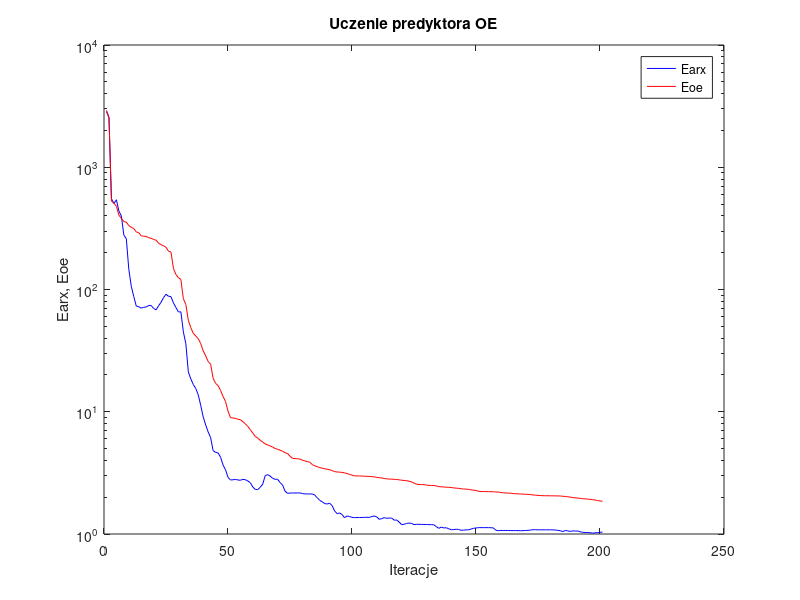
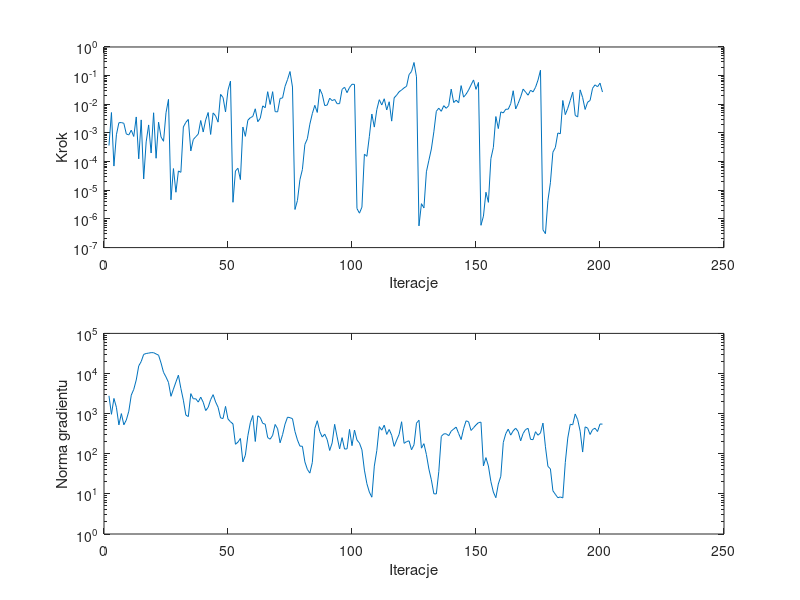

The MATLAB source for these figures, in order:
%uczenie predyktora oe
clear all;
n=0; farx(n+1)=2.857475e+003; foe(n+1)=2.915204e+003; wspucz(n+1)=0.000000e+000; ng(n+1)=0.000000e+000;
%odnowa zmiennej metryki
n=1; farx(n+1)=2.541268e+003; foe(n+1)=2.576776e+003; krok(n+1)=3.643472e-004; ng(n+1)=2.787105e+003;
n=2; farx(n+1)=5.530581e+002; foe(n+1)=5.288761e+002; krok(n+1)=5.162776e-003; ng(n+1)=9.622406e+002;
n=3; farx(n+1)=5.055431e+002; foe(n+1)=5.082371e+002; krok(n+1)=6.990770e-005; ng(n+1)=2.392884e+003;
n=4; farx(n+1)=5.422050e+002; foe(n+1)=4.794621e+002; krok(n+1)=8.650734e-004; ng(n+1)=1.440401e+003;
n=5; farx(n+1)=4.389333e+002; foe(n+1)=4.062266e+002; krok(n+1)=2.274128e-003; ng(n+1)=5.241002e+002;
n=6; farx(n+1)=3.986907e+002; foe(n+1)=3.819633e+002; krok(n+1)=2.307756e-003; ng(n+1)=1.002074e+003;
n=7; farx(n+1)=2.787104e+002; foe(n+1)=3.588707e+002; krok(n+1)=2.168486e-003; ng(n+1)=5.267788e+002;
n=8; farx(n+1)=2.598463e+002; foe(n+1)=3.557051e+002; krok(n+1)=9.232346e-004; ng(n+1)=6.945812e+002;
n=9; farx(n+1)=1.464249e+002; foe(n+1)=3.330184e+002; krok(n+1)=8.523876e-004; ng(n+1)=1.149587e+003;
n=10; farx(n+1)=1.061593e+002; foe(n+1)=3.230069e+002; krok(n+1)=1.250908e-003; ng(n+1)=2.895614e+003;
n=11; farx(n+1)=8.754042e+001; foe(n+1)=3.150841e+002; krok(n+1)=7.543972e-004; ng(n+1)=4.027928e+003;
n=12; farx(n+1)=7.328151e+001; foe(n+1)=2.958845e+002; krok(n+1)=3.621201e-003; ng(n+1)=6.906319e+003;
n=13; farx(n+1)=7.228724e+001; foe(n+1)=2.918159e+002; krok(n+1)=1.250770e-004; ng(n+1)=1.543130e+004;
n=14; farx(n+1)=7.045057e+001; foe(n+1)=2.750049e+002; krok(n+1)=2.855545e-003; ng(n+1)=1.991391e+004;
n=15; farx(n+1)=7.148145e+001; foe(n+1)=2.727231e+002; krok(n+1)=2.480406e-005; ng(n+1)=2.998900e+004;
n=16; farx(n+1)=7.197822e+001; foe(n+1)=2.717531e+002; krok(n+1)=4.880790e-004; ng(n+1)=3.152965e+004;
n=17; farx(n+1)=7.403675e+001; foe(n+1)=2.651906e+002; krok(n+1)=1.906873e-003; ng(n+1)=3.228770e+004;
n=18; farx(n+1)=7.403226e+001; foe(n+1)=2.625607e+002; krok(n+1)=1.997320e-004; ng(n+1)=3.313371e+004;
n=19; farx(n+1)=7.005460e+001; foe(n+1)=2.567813e+002; krok(n+1)=5.062842e-003; ng(n+1)=3.303429e+004;
n=20; farx(n+1)=6.805825e+001; foe(n+1)=2.531010e+002; krok(n+1)=1.312842e-004; ng(n+1)=3.076598e+004;
n=21; farx(n+1)=7.356612e+001; foe(n+1)=2.393908e+002; krok(n+1)=2.376526e-003; ng(n+1)=2.863138e+004;
n=22; farx(n+1)=7.855917e+001; foe(n+1)=2.328720e+002; krok(n+1)=7.248866e-004; ng(n+1)=1.827940e+004;
n=23; farx(n+1)=8.579261e+001; foe(n+1)=2.275675e+002; krok(n+1)=5.126539e-004; ng(n+1)=1.070800e+004;
n=24; farx(n+1)=9.146071e+001; foe(n+1)=2.217135e+002; krok(n+1)=5.060913e-003; ng(n+1)=8.188544e+003;
n=25; farx(n+1)=8.803988e+001; foe(n+1)=2.056696e+002; krok(n+1)=1.486332e-002; ng(n+1)=6.003031e+003;
%odnowa zmiennej metryki
n=26; farx(n+1)=8.738522e+001; foe(n+1)=2.025426e+002; krok(n+1)=4.645154e-006; ng(n+1)=2.704243e+003;
n=27; farx(n+1)=7.767171e+001; foe(n+1)=1.488324e+002; krok(n+1)=5.720244e-005; ng(n+1)=4.087773e+003;
n=28; farx(n+1)=7.125893e+001; foe(n+1)=1.326044e+002; krok(n+1)=8.546025e-006; ng(n+1)=6.151833e+003;
n=29; farx(n+1)=6.551992e+001; foe(n+1)=1.249482e+002; krok(n+1)=4.720762e-005; ng(n+1)=9.098449e+003;
n=30; farx(n+1)=6.568857e+001; foe(n+1)=1.205819e+002; krok(n+1)=4.229784e-005; ng(n+1)=4.244445e+003;
n=31; farx(n+1)=4.501763e+001; foe(n+1)=8.404012e+001; krok(n+1)=1.621288e-003; ng(n+1)=2.165242e+003;
n=32; farx(n+1)=3.603554e+001; foe(n+1)=7.550016e+001; krok(n+1)=2.343845e-003; ng(n+1)=9.224696e+002;
n=33; farx(n+1)=2.119047e+001; foe(n+1)=5.593688e+001; krok(n+1)=2.962391e-003; ng(n+1)=8.441436e+002;
n=34; farx(n+1)=1.857614e+001; foe(n+1)=4.882952e+001; krok(n+1)=2.361987e-004; ng(n+1)=3.150460e+003;
n=35; farx(n+1)=1.671771e+001; foe(n+1)=4.375800e+001; krok(n+1)=5.885714e-004; ng(n+1)=2.343965e+003;
n=36; farx(n+1)=1.550920e+001; foe(n+1)=4.165729e+001; krok(n+1)=7.394410e-004; ng(n+1)=2.348734e+003;
n=37; farx(n+1)=1.376108e+001; foe(n+1)=3.961703e+001; krok(n+1)=9.152390e-004; ng(n+1)=1.939065e+003;
n=38; farx(n+1)=1.126711e+001; foe(n+1)=3.610549e+001; krok(n+1)=2.722891e-003; ng(n+1)=2.579165e+003;
n=39; farx(n+1)=9.064890e+000; foe(n+1)=3.143982e+001; krok(n+1)=1.080996e-003; ng(n+1)=1.923214e+003;
n=40; farx(n+1)=7.797133e+000; foe(n+1)=2.866805e+001; krok(n+1)=2.855545e-003; ng(n+1)=1.191542e+003;
n=41; farx(n+1)=6.838691e+000; foe(n+1)=2.574762e+001; krok(n+1)=5.173682e-003; ng(n+1)=1.433124e+003;
n=42; farx(n+1)=6.132998e+000; foe(n+1)=2.449740e+001; krok(n+1)=8.874855e-004; ng(n+1)=2.232363e+003;
n=43; farx(n+1)=4.803376e+000; foe(n+1)=1.880650e+001; krok(n+1)=5.000456e-003; ng(n+1)=2.971824e+003;
n=44; farx(n+1)=4.654598e+000; foe(n+1)=1.707284e+001; krok(n+1)=3.941672e-003; ng(n+1)=1.956027e+003;
n=45; farx(n+1)=4.605654e+000; foe(n+1)=1.634675e+001; krok(n+1)=2.383354e-003; ng(n+1)=1.437761e+003;
n=46; farx(n+1)=4.248374e+000; foe(n+1)=1.493917e+001; krok(n+1)=2.219272e-002; ng(n+1)=7.832462e+002;
n=47; farx(n+1)=3.673139e+000; foe(n+1)=1.333819e+001; krok(n+1)=1.725161e-002; ng(n+1)=7.553885e+002;
n=48; farx(n+1)=3.352253e+000; foe(n+1)=1.214203e+001; krok(n+1)=5.414124e-003; ng(n+1)=1.514768e+003;
n=49; farx(n+1)=2.910754e+000; foe(n+1)=1.010393e+001; krok(n+1)=3.139181e-002; ng(n+1)=7.333745e+002;
n=50; farx(n+1)=2.766169e+000; foe(n+1)=8.962124e+000; krok(n+1)=6.444366e-002; ng(n+1)=6.269397e+002;
%odnowa zmiennej metryki
n=51; farx(n+1)=2.777899e+000; foe(n+1)=8.894842e+000; krok(n+1)=3.813117e-006; ng(n+1)=5.552361e+002;
n=52; farx(n+1)=2.794819e+000; foe(n+1)=8.825030e+000; krok(n+1)=4.724951e-005; ng(n+1)=1.722258e+002;
n=53; farx(n+1)=2.767483e+000; foe(n+1)=8.683427e+000; krok(n+1)=5.872660e-005; ng(n+1)=1.950124e+002;
n=54; farx(n+1)=2.751328e+000; foe(n+1)=8.607305e+000; krok(n+1)=2.357491e-005; ng(n+1)=2.405769e+002;
n=55; farx(n+1)=2.800144e+000; foe(n+1)=8.288988e+000; krok(n+1)=1.612540e-003; ng(n+1)=6.274979e+001;
n=56; farx(n+1)=2.781993e+000; foe(n+1)=7.946485e+000; krok(n+1)=7.625735e-004; ng(n+1)=9.214217e+001;
n=57; farx(n+1)=2.713659e+000; foe(n+1)=7.578870e+000; krok(n+1)=2.778799e-003; ng(n+1)=2.804376e+002;
n=58; farx(n+1)=2.627608e+000; foe(n+1)=7.136013e+000; krok(n+1)=3.416397e-003; ng(n+1)=5.945193e+002;
n=59; farx(n+1)=2.424597e+000; foe(n+1)=6.690176e+000; krok(n+1)=3.765398e-003; ng(n+1)=8.977683e+002;
n=60; farx(n+1)=2.315098e+000; foe(n+1)=6.276977e+000; krok(n+1)=6.970444e-003; ng(n+1)=2.022772e+002;
n=61; farx(n+1)=2.307826e+000; foe(n+1)=6.090896e+000; krok(n+1)=2.464960e-003; ng(n+1)=8.811749e+002;
n=62; farx(n+1)=2.414769e+000; foe(n+1)=5.839502e+000; krok(n+1)=3.248447e-003; ng(n+1)=8.030297e+002;
n=63; farx(n+1)=2.556130e+000; foe(n+1)=5.649323e+000; krok(n+1)=8.806488e-003; ng(n+1)=5.731162e+002;
n=64; farx(n+1)=3.004634e+000; foe(n+1)=5.459734e+000; krok(n+1)=7.598245e-003; ng(n+1)=5.463808e+002;
n=65; farx(n+1)=3.058788e+000; foe(n+1)=5.343014e+000; krok(n+1)=2.753897e-002; ng(n+1)=2.527936e+002;
n=66; farx(n+1)=2.979436e+000; foe(n+1)=5.252763e+000; krok(n+1)=9.889238e-003; ng(n+1)=2.306532e+002;
n=67; farx(n+1)=2.854602e+000; foe(n+1)=5.144647e+000; krok(n+1)=2.757245e-002; ng(n+1)=2.880996e+002;
n=68; farx(n+1)=2.801303e+000; foe(n+1)=4.999197e+000; krok(n+1)=5.548179e-003; ng(n+1)=5.374177e+002;
n=69; farx(n+1)=2.803853e+000; foe(n+1)=4.942326e+000; krok(n+1)=5.433546e-003; ng(n+1)=4.211042e+002;
n=70; farx(n+1)=2.632331e+000; foe(n+1)=4.842620e+000; krok(n+1)=1.604627e-002; ng(n+1)=1.877849e+002;
n=71; farx(n+1)=2.517793e+000; foe(n+1)=4.757097e+000; krok(n+1)=1.660195e-002; ng(n+1)=2.986951e+002;
n=72; farx(n+1)=2.241092e+000; foe(n+1)=4.619473e+000; krok(n+1)=4.226396e-002; ng(n+1)=5.478475e+002;
n=73; farx(n+1)=2.151741e+000; foe(n+1)=4.553826e+000; krok(n+1)=7.317146e-002; ng(n+1)=8.175335e+002;
n=74; farx(n+1)=2.163231e+000; foe(n+1)=4.327314e+000; krok(n+1)=1.392689e-001; ng(n+1)=7.919174e+002;
n=75; farx(n+1)=2.164958e+000; foe(n+1)=4.161356e+000; krok(n+1)=4.002904e-002; ng(n+1)=7.498482e+002;
%odnowa zmiennej metryki
n=76; farx(n+1)=2.163399e+000; foe(n+1)=4.137782e+000; krok(n+1)=2.136506e-006; ng(n+1)=3.588544e+002;
n=77; farx(n+1)=2.165886e+000; foe(n+1)=4.125025e+000; krok(n+1)=4.414934e-006; ng(n+1)=2.208389e+002;
n=78; farx(n+1)=2.168829e+000; foe(n+1)=4.096506e+000; krok(n+1)=2.343658e-005; ng(n+1)=1.550367e+002;
n=79; farx(n+1)=2.141290e+000; foe(n+1)=4.017241e+000; krok(n+1)=5.326795e-005; ng(n+1)=1.536147e+002;
n=80; farx(n+1)=2.127600e+000; foe(n+1)=3.956741e+000; krok(n+1)=3.970634e-004; ng(n+1)=6.271664e+001;
n=81; farx(n+1)=2.129058e+000; foe(n+1)=3.916182e+000; krok(n+1)=6.284926e-004; ng(n+1)=4.082007e+001;
n=82; farx(n+1)=2.123334e+000; foe(n+1)=3.863654e+000; krok(n+1)=2.024786e-003; ng(n+1)=3.295309e+001;
n=83; farx(n+1)=2.128994e+000; foe(n+1)=3.696555e+000; krok(n+1)=4.729451e-003; ng(n+1)=6.066576e+001;
n=84; farx(n+1)=2.079306e+000; foe(n+1)=3.610579e+000; krok(n+1)=9.212529e-003; ng(n+1)=4.264739e+002;
n=85; farx(n+1)=1.976433e+000; foe(n+1)=3.556058e+000; krok(n+1)=5.200687e-003; ng(n+1)=6.647607e+002;
n=86; farx(n+1)=1.885656e+000; foe(n+1)=3.492019e+000; krok(n+1)=3.406610e-002; ng(n+1)=3.585132e+002;
n=87; farx(n+1)=1.832774e+000; foe(n+1)=3.449654e+000; krok(n+1)=2.223039e-002; ng(n+1)=2.608454e+002;
n=88; farx(n+1)=1.772879e+000; foe(n+1)=3.419266e+000; krok(n+1)=9.019129e-003; ng(n+1)=3.089141e+002;
n=89; farx(n+1)=1.759911e+000; foe(n+1)=3.385984e+000; krok(n+1)=9.409526e-003; ng(n+1)=2.247335e+002;
n=90; farx(n+1)=1.785979e+000; foe(n+1)=3.357076e+000; krok(n+1)=1.635878e-002; ng(n+1)=1.207685e+002;
n=91; farx(n+1)=1.705367e+000; foe(n+1)=3.300290e+000; krok(n+1)=1.346946e-002; ng(n+1)=1.865887e+002;
n=92; farx(n+1)=1.542972e+000; foe(n+1)=3.239764e+000; krok(n+1)=1.477175e-002; ng(n+1)=5.416614e+002;
n=93; farx(n+1)=1.466969e+000; foe(n+1)=3.215342e+000; krok(n+1)=1.048565e-002; ng(n+1)=2.626806e+002;
n=94; farx(n+1)=1.486448e+000; foe(n+1)=3.207713e+000; krok(n+1)=1.053841e-002; ng(n+1)=1.323595e+002;
n=95; farx(n+1)=1.442472e+000; foe(n+1)=3.189347e+000; krok(n+1)=3.320390e-002; ng(n+1)=2.521678e+002;
n=96; farx(n+1)=1.358048e+000; foe(n+1)=3.162274e+000; krok(n+1)=3.943936e-002; ng(n+1)=1.310594e+002;
n=97; farx(n+1)=1.405536e+000; foe(n+1)=3.124971e+000; krok(n+1)=2.549876e-002; ng(n+1)=1.325372e+002;
n=98; farx(n+1)=1.389669e+000; foe(n+1)=3.072437e+000; krok(n+1)=3.873324e-002; ng(n+1)=4.050765e+002;
n=99; farx(n+1)=1.368149e+000; foe(n+1)=3.030769e+000; krok(n+1)=5.004260e-002; ng(n+1)=1.590372e+002;
n=100; farx(n+1)=1.362145e+000; foe(n+1)=2.992312e+000; krok(n+1)=4.954706e-002; ng(n+1)=3.901588e+002;
%odnowa zmiennej metryki
n=101; farx(n+1)=1.363360e+000; foe(n+1)=2.985480e+000; krok(n+1)=2.309302e-006; ng(n+1)=2.197734e+002;
n=102; farx(n+1)=1.364059e+000; foe(n+1)=2.982882e+000; krok(n+1)=1.588500e-006; ng(n+1)=1.847966e+002;
n=103; farx(n+1)=1.365364e+000; foe(n+1)=2.980273e+000; krok(n+1)=2.570868e-006; ng(n+1)=1.254179e+002;
n=104; farx(n+1)=1.368892e+000; foe(n+1)=2.965995e+000; krok(n+1)=1.818449e-004; ng(n+1)=3.912388e+001;
n=105; farx(n+1)=1.368966e+000; foe(n+1)=2.963690e+000; krok(n+1)=1.530291e-004; ng(n+1)=1.796786e+001;
n=106; farx(n+1)=1.366781e+000; foe(n+1)=2.959444e+000; krok(n+1)=7.624904e-004; ng(n+1)=1.106358e+001;
n=107; farx(n+1)=1.390635e+000; foe(n+1)=2.944697e+000; krok(n+1)=4.575114e-003; ng(n+1)=8.273621e+000;
n=108; farx(n+1)=1.404147e+000; foe(n+1)=2.933738e+000; krok(n+1)=1.602367e-003; ng(n+1)=4.931050e+001;
n=109; farx(n+1)=1.378921e+000; foe(n+1)=2.902984e+000; krok(n+1)=6.528768e-003; ng(n+1)=1.203185e+002;
n=110; farx(n+1)=1.318023e+000; foe(n+1)=2.887527e+000; krok(n+1)=1.448480e-002; ng(n+1)=4.744751e+002;
n=111; farx(n+1)=1.336479e+000; foe(n+1)=2.874578e+000; krok(n+1)=9.476825e-003; ng(n+1)=3.872694e+002;
n=112; farx(n+1)=1.360274e+000; foe(n+1)=2.846075e+000; krok(n+1)=1.559274e-002; ng(n+1)=5.168157e+002;
n=113; farx(n+1)=1.345011e+000; foe(n+1)=2.825635e+000; krok(n+1)=6.349841e-003; ng(n+1)=3.034960e+002;
n=114; farx(n+1)=1.350473e+000; foe(n+1)=2.815610e+000; krok(n+1)=1.226153e-002; ng(n+1)=4.023894e+002;
n=115; farx(n+1)=1.350031e+000; foe(n+1)=2.810737e+000; krok(n+1)=2.586254e-003; ng(n+1)=2.893693e+002;
n=116; farx(n+1)=1.297288e+000; foe(n+1)=2.800494e+000; krok(n+1)=1.684825e-002; ng(n+1)=1.527357e+002;
n=117; farx(n+1)=1.302932e+000; foe(n+1)=2.790486e+000; krok(n+1)=2.085765e-002; ng(n+1)=2.186712e+002;
n=118; farx(n+1)=1.252678e+000; foe(n+1)=2.775216e+000; krok(n+1)=2.741623e-002; ng(n+1)=3.047745e+002;
n=119; farx(n+1)=1.193996e+000; foe(n+1)=2.753663e+000; krok(n+1)=3.153432e-002; ng(n+1)=6.281115e+002;
n=120; farx(n+1)=1.200716e+000; foe(n+1)=2.741982e+000; krok(n+1)=3.751412e-002; ng(n+1)=1.817258e+002;
n=121; farx(n+1)=1.220771e+000; foe(n+1)=2.731317e+000; krok(n+1)=4.235232e-002; ng(n+1)=2.009806e+002;
n=122; farx(n+1)=1.228885e+000; foe(n+1)=2.703366e+000; krok(n+1)=1.084302e-001; ng(n+1)=2.100728e+002;
n=123; farx(n+1)=1.222713e+000; foe(n+1)=2.669342e+000; krok(n+1)=1.400181e-001; ng(n+1)=1.256975e+002;
n=124; farx(n+1)=1.192902e+000; foe(n+1)=2.613193e+000; krok(n+1)=2.876382e-001; ng(n+1)=1.676043e+002;
n=125; farx(n+1)=1.200114e+000; foe(n+1)=2.555186e+000; krok(n+1)=9.089589e-002; ng(n+1)=5.794696e+002;
%odnowa zmiennej metryki
n=126; farx(n+1)=1.199547e+000; foe(n+1)=2.541006e+000; krok(n+1)=5.717630e-007; ng(n+1)=6.850900e+002;
n=127; farx(n+1)=1.198481e+000; foe(n+1)=2.536997e+000; krok(n+1)=3.412330e-006; ng(n+1)=1.379615e+002;
n=128; farx(n+1)=1.197285e+000; foe(n+1)=2.533513e+000; krok(n+1)=2.414365e-006; ng(n+1)=1.786116e+002;
n=129; farx(n+1)=1.195770e+000; foe(n+1)=2.512541e+000; krok(n+1)=4.412088e-005; ng(n+1)=9.559833e+001;
n=130; farx(n+1)=1.192709e+000; foe(n+1)=2.501347e+000; krok(n+1)=1.112345e-004; ng(n+1)=4.165490e+001;
n=131; farx(n+1)=1.193520e+000; foe(n+1)=2.495589e+000; krok(n+1)=2.762358e-004; ng(n+1)=2.236229e+001;
n=132; farx(n+1)=1.188888e+000; foe(n+1)=2.492934e+000; krok(n+1)=1.093065e-003; ng(n+1)=1.005990e+001;
n=133; farx(n+1)=1.149941e+000; foe(n+1)=2.473476e+000; krok(n+1)=5.711090e-003; ng(n+1)=9.974048e+000;
n=134; farx(n+1)=1.112470e+000; foe(n+1)=2.443055e+000; krok(n+1)=7.321912e-003; ng(n+1)=3.614274e+001;
n=135; farx(n+1)=1.139537e+000; foe(n+1)=2.433444e+000; krok(n+1)=5.694898e-003; ng(n+1)=2.706212e+002;
n=136; farx(n+1)=1.120334e+000; foe(n+1)=2.422439e+000; krok(n+1)=8.966852e-003; ng(n+1)=3.128330e+002;
n=137; farx(n+1)=1.124917e+000; foe(n+1)=2.416306e+000; krok(n+1)=7.251821e-003; ng(n+1)=3.142759e+002;
n=138; farx(n+1)=1.104963e+000; foe(n+1)=2.410924e+000; krok(n+1)=8.996953e-003; ng(n+1)=2.816488e+002;
n=139; farx(n+1)=1.083787e+000; foe(n+1)=2.399997e+000; krok(n+1)=3.397782e-002; ng(n+1)=3.664589e+002;
n=140; farx(n+1)=1.087454e+000; foe(n+1)=2.385370e+000; krok(n+1)=1.153579e-002; ng(n+1)=4.133139e+002;
n=141; farx(n+1)=1.093233e+000; foe(n+1)=2.370189e+000; krok(n+1)=1.394089e-002; ng(n+1)=4.618515e+002;
n=142; farx(n+1)=1.090602e+000; foe(n+1)=2.364392e+000; krok(n+1)=1.126281e-002; ng(n+1)=3.200931e+002;
n=143; farx(n+1)=1.071531e+000; foe(n+1)=2.343793e+000; krok(n+1)=4.486659e-002; ng(n+1)=2.260003e+002;
n=144; farx(n+1)=1.077365e+000; foe(n+1)=2.335380e+000; krok(n+1)=1.775074e-002; ng(n+1)=4.214051e+002;
n=145; farx(n+1)=1.080189e+000; foe(n+1)=2.329619e+000; krok(n+1)=2.254943e-002; ng(n+1)=6.620208e+002;
n=146; farx(n+1)=1.082885e+000; foe(n+1)=2.316227e+000; krok(n+1)=3.134999e-002; ng(n+1)=6.290375e+002;
n=147; farx(n+1)=1.097208e+000; foe(n+1)=2.300499e+000; krok(n+1)=4.739825e-002; ng(n+1)=3.809950e+002;
n=148; farx(n+1)=1.113271e+000; foe(n+1)=2.283809e+000; krok(n+1)=7.084462e-002; ng(n+1)=4.449067e+002;
n=149; farx(n+1)=1.120329e+000; foe(n+1)=2.269810e+000; krok(n+1)=3.322968e-002; ng(n+1)=5.235997e+002;
n=150; farx(n+1)=1.127517e+000; foe(n+1)=2.236105e+000; krok(n+1)=5.793922e-002; ng(n+1)=5.977278e+002;
%odnowa zmiennej metryki
n=151; farx(n+1)=1.127424e+000; foe(n+1)=2.224972e+000; krok(n+1)=6.001490e-007; ng(n+1)=6.134257e+002;
n=152; farx(n+1)=1.127429e+000; foe(n+1)=2.224818e+000; krok(n+1)=1.251494e-006; ng(n+1)=4.978901e+001;
n=153; farx(n+1)=1.127636e+000; foe(n+1)=2.221453e+000; krok(n+1)=8.546025e-006; ng(n+1)=8.015750e+001;
n=154; farx(n+1)=1.127278e+000; foe(n+1)=2.221015e+000; krok(n+1)=3.790686e-006; ng(n+1)=4.961397e+001;
n=155; farx(n+1)=1.126228e+000; foe(n+1)=2.218602e+000; krok(n+1)=1.270414e-004; ng(n+1)=2.028229e+001;
n=156; farx(n+1)=1.121011e+000; foe(n+1)=2.216649e+000; krok(n+1)=3.125285e-004; ng(n+1)=1.110280e+001;
n=157; farx(n+1)=1.073904e+000; foe(n+1)=2.207618e+000; krok(n+1)=3.740913e-003; ng(n+1)=8.025733e+000;
n=158; farx(n+1)=1.063838e+000; foe(n+1)=2.204099e+000; krok(n+1)=1.420248e-003; ng(n+1)=1.761303e+001;
n=159; farx(n+1)=1.069604e+000; foe(n+1)=2.184912e+000; krok(n+1)=5.445782e-003; ng(n+1)=2.749693e+001;
n=160; farx(n+1)=1.067529e+000; foe(n+1)=2.172839e+000; krok(n+1)=5.000456e-003; ng(n+1)=1.909614e+002;
n=161; farx(n+1)=1.068897e+000; foe(n+1)=2.166819e+000; krok(n+1)=6.718810e-003; ng(n+1)=3.175447e+002;
n=162; farx(n+1)=1.069468e+000; foe(n+1)=2.160827e+000; krok(n+1)=6.757425e-003; ng(n+1)=4.116182e+002;
n=163; farx(n+1)=1.066248e+000; foe(n+1)=2.154943e+000; krok(n+1)=1.053841e-002; ng(n+1)=2.914985e+002;
n=164; farx(n+1)=1.067031e+000; foe(n+1)=2.141463e+000; krok(n+1)=2.972664e-002; ng(n+1)=3.738524e+002;
n=165; farx(n+1)=1.066586e+000; foe(n+1)=2.134204e+000; krok(n+1)=6.875219e-003; ng(n+1)=4.335149e+002;
n=166; farx(n+1)=1.066209e+000; foe(n+1)=2.131002e+000; krok(n+1)=1.073668e-002; ng(n+1)=3.579812e+002;
n=167; farx(n+1)=1.063530e+000; foe(n+1)=2.124992e+000; krok(n+1)=1.808357e-002; ng(n+1)=2.101336e+002;
n=168; farx(n+1)=1.066565e+000; foe(n+1)=2.118783e+000; krok(n+1)=3.393376e-002; ng(n+1)=3.211726e+002;
n=169; farx(n+1)=1.068842e+000; foe(n+1)=2.115060e+000; krok(n+1)=2.667694e-002; ng(n+1)=4.023450e+002;
n=170; farx(n+1)=1.070718e+000; foe(n+1)=2.108991e+000; krok(n+1)=2.074719e-002; ng(n+1)=4.300713e+002;
n=171; farx(n+1)=1.077164e+000; foe(n+1)=2.099037e+000; krok(n+1)=3.094863e-002; ng(n+1)=2.282874e+002;
n=172; farx(n+1)=1.084622e+000; foe(n+1)=2.086885e+000; krok(n+1)=2.705929e-002; ng(n+1)=2.246555e+002;
n=173; farx(n+1)=1.084143e+000; foe(n+1)=2.077046e+000; krok(n+1)=3.913630e-002; ng(n+1)=3.546381e+002;
n=174; farx(n+1)=1.081227e+000; foe(n+1)=2.070398e+000; krok(n+1)=7.000904e-002; ng(n+1)=2.892275e+002;
n=175; farx(n+1)=1.082516e+000; foe(n+1)=2.063131e+000; krok(n+1)=1.545508e-001; ng(n+1)=3.314418e+002;
%odnowa zmiennej metryki
n=176; farx(n+1)=1.082340e+000; foe(n+1)=2.056191e+000; krok(n+1)=4.153924e-007; ng(n+1)=5.808590e+002;
n=177; farx(n+1)=1.082309e+000; foe(n+1)=2.055723e+000; krok(n+1)=3.065229e-007; ng(n+1)=1.490126e+002;
n=178; farx(n+1)=1.081966e+000; foe(n+1)=2.055177e+000; krok(n+1)=4.428271e-006; ng(n+1)=4.846544e+001;
n=179; farx(n+1)=1.081891e+000; foe(n+1)=2.053579e+000; krok(n+1)=1.834698e-005; ng(n+1)=4.212471e+001;
n=180; farx(n+1)=1.080942e+000; foe(n+1)=2.052349e+000; krok(n+1)=2.125792e-004; ng(n+1)=1.197199e+001;
n=181; farx(n+1)=1.078240e+000; foe(n+1)=2.051077e+000; krok(n+1)=3.109358e-004; ng(n+1)=9.743784e+000;
n=182; farx(n+1)=1.071102e+000; foe(n+1)=2.048329e+000; krok(n+1)=9.988735e-004; ng(n+1)=8.019168e+000;
n=183; farx(n+1)=1.064066e+000; foe(n+1)=2.046093e+000; krok(n+1)=9.352282e-004; ng(n+1)=8.394260e+000;
n=184; farx(n+1)=1.046394e+000; foe(n+1)=2.036505e+000; krok(n+1)=1.360047e-002; ng(n+1)=7.910024e+000;
n=185; farx(n+1)=1.069075e+000; foe(n+1)=2.026046e+000; krok(n+1)=4.352152e-003; ng(n+1)=6.033191e+001;
n=186; farx(n+1)=1.060188e+000; foe(n+1)=2.016677e+000; krok(n+1)=7.242402e-003; ng(n+1)=2.459201e+002;
n=187; farx(n+1)=1.050186e+000; foe(n+1)=2.003754e+000; krok(n+1)=1.363820e-002; ng(n+1)=5.432561e+002;
n=188; farx(n+1)=1.059829e+000; foe(n+1)=1.988576e+000; krok(n+1)=2.643052e-002; ng(n+1)=5.275584e+002;
n=189; farx(n+1)=1.057404e+000; foe(n+1)=1.974863e+000; krok(n+1)=4.101231e-003; ng(n+1)=9.814683e+002;
n=190; farx(n+1)=1.059079e+000; foe(n+1)=1.967729e+000; krok(n+1)=3.621201e-003; ng(n+1)=7.063070e+002;
n=191; farx(n+1)=1.043298e+000; foe(n+1)=1.957492e+000; krok(n+1)=3.188384e-002; ng(n+1)=3.647775e+002;
n=192; farx(n+1)=1.032335e+000; foe(n+1)=1.943062e+000; krok(n+1)=1.716139e-002; ng(n+1)=1.103376e+002;
n=193; farx(n+1)=1.029046e+000; foe(n+1)=1.937963e+000; krok(n+1)=6.606617e-003; ng(n+1)=4.678805e+002;
n=194; farx(n+1)=1.028538e+000; foe(n+1)=1.930072e+000; krok(n+1)=1.183052e-002; ng(n+1)=4.371155e+002;
n=195; farx(n+1)=1.024932e+000; foe(n+1)=1.922324e+000; krok(n+1)=1.360047e-002; ng(n+1)=3.023677e+002;
n=196; farx(n+1)=1.017820e+000; foe(n+1)=1.908940e+000; krok(n+1)=3.620221e-002; ng(n+1)=4.018390e+002;
n=197; farx(n+1)=1.021257e+000; foe(n+1)=1.898417e+000; krok(n+1)=4.773765e-002; ng(n+1)=4.324784e+002;
n=198; farx(n+1)=1.027433e+000; foe(n+1)=1.879670e+000; krok(n+1)=4.086147e-002; ng(n+1)=3.588446e+002;
n=199; farx(n+1)=1.032531e+000; foe(n+1)=1.864540e+000; krok(n+1)=5.483245e-002; ng(n+1)=5.516435e+002;
n=200; farx(n+1)=1.037192e+000; foe(n+1)=1.850569e+000; krok(n+1)=2.679765e-002; ng(n+1)=5.474945e+002;

figure; semilogy(farx,'b'); hold on; semilogy(foe,'r'); xlabel('Iteracje'); ylabel('Earx, Eoe'); legend('Earx','Eoe'); title('Uczenie predyktora OE');
figure; subplot(2,1,1); semilogy(krok); xlabel('Iteracje'); ylabel('Krok');
subplot(2,1,2); semilogy(ng); xlabel('Iteracje'); ylabel('Norma gradientu');
Earx=farx(n+1)
Eoe=foe(n+1)
